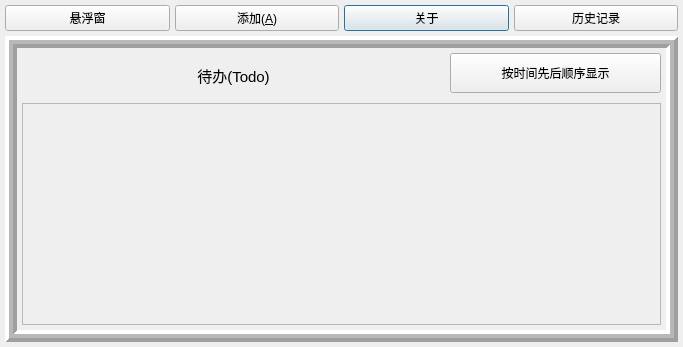
<?xml version="1.0" encoding="UTF-8"?>
<ui version="4.0">
 <class>Dialog</class>
 <widget class="QDialog" name="Dialog">
  <property name="geometry">
   <rect>
    <x>0</x>
    <y>0</y>
    <width>683</width>
    <height>347</height>
   </rect>
  </property>
  <property name="maximumSize">
   <size>
    <width>2080</width>
    <height>980</height>
   </size>
  </property>
  <property name="windowTitle">
   <string>主界面</string>
  </property>
  <layout class="QGridLayout" name="gridLayout_2">
   <property name="leftMargin">
    <number>5</number>
   </property>
   <property name="topMargin">
    <number>5</number>
   </property>
   <property name="rightMargin">
    <number>5</number>
   </property>
   <property name="bottomMargin">
    <number>5</number>
   </property>
   <property name="spacing">
    <number>5</number>
   </property>
   <item row="0" column="2">
    <widget class="QPushButton" name="pushButton_2">
     <property name="text">
      <string>关于</string>
     </property>
    </widget>
   </item>
   <item row="0" column="3">
    <widget class="QPushButton" name="pushButton_4">
     <property name="text">
      <string>历史记录</string>
     </property>
    </widget>
   </item>
   <item row="1" column="0" colspan="4">
    <widget class="QFrame" name="frame">
     <property name="frameShape">
      <enum>QFrame::Box</enum>
     </property>
     <property name="frameShadow">
      <enum>QFrame::Raised</enum>
     </property>
     <property name="lineWidth">
      <number>4</number>
     </property>
     <property name="midLineWidth">
      <number>4</number>
     </property>
     <layout class="QGridLayout" name="gridLayout_3" rowstretch="0,0,0,0,0,0,0,0,0" columnstretch="2,1">
      <property name="leftMargin">
       <number>5</number>
      </property>
      <property name="topMargin">
       <number>5</number>
      </property>
      <property name="rightMargin">
       <number>5</number>
      </property>
      <property name="bottomMargin">
       <number>5</number>
      </property>
      <property name="spacing">
       <number>5</number>
      </property>
      <item row="6" column="0">
       <widget class="QLabel" name="label_3">
        <property name="minimumSize">
         <size>
          <width>0</width>
          <height>25</height>
         </size>
        </property>
        <property name="maximumSize">
         <size>
          <width>16777215</width>
          <height>20</height>
         </size>
        </property>
        <property name="font">
         <font>
          <pointsize>11</pointsize>
         </font>
        </property>
        <property name="text">
         <string>待办(Todo)</string>
        </property>
        <property name="alignment">
         <set>Qt::AlignCenter</set>
        </property>
       </widget>
      </item>
      <item row="8" column="0" colspan="2">
       <widget class="QScrollArea" name="frame_2">
        <property name="minimumSize">
         <size>
          <width>0</width>
          <height>80</height>
         </size>
        </property>
        <property name="maximumSize">
         <size>
          <width>1080</width>
          <height>1080</height>
         </size>
        </property>
        <property name="widgetResizable">
         <bool>true</bool>
        </property>
        <widget class="QWidget" name="scrollAreaWidgetContents">
         <property name="geometry">
          <rect>
           <x>0</x>
           <y>0</y>
           <width>637</width>
           <height>207</height>
          </rect>
         </property>
        </widget>
       </widget>
      </item>
      <item row="7" column="0" colspan="2">
       <spacer name="verticalSpacer">
        <property name="orientation">
         <enum>Qt::Vertical</enum>
        </property>
        <property name="sizeType">
         <enum>QSizePolicy::Fixed</enum>
        </property>
        <property name="sizeHint" stdset="0">
         <size>
          <width>20</width>
          <height>5</height>
         </size>
        </property>
       </spacer>
      </item>
      <item row="6" column="1">
       <widget class="QPushButton" name="pushButton_5">
        <property name="sizePolicy">
         <sizepolicy hsizetype="Preferred" vsizetype="Fixed">
          <horstretch>0</horstretch>
          <verstretch>0</verstretch>
         </sizepolicy>
        </property>
        <property name="minimumSize">
         <size>
          <width>20</width>
          <height>40</height>
         </size>
        </property>
        <property name="text">
         <string>按时间先后顺序显示</string>
        </property>
        <property name="checkable">
         <bool>true</bool>
        </property>
       </widget>
      </item>
     </layout>
    </widget>
   </item>
   <item row="0" column="1">
    <widget class="QPushButton" name="pushButton">
     <property name="text">
      <string>添加(&amp;A)</string>
     </property>
    </widget>
   </item>
   <item row="0" column="0">
    <widget class="QPushButton" name="toSusbendBtn">
     <property name="text">
      <string>悬浮窗</string>
     </property>
    </widget>
   </item>
  </layout>
 </widget>
 <resources/>
 <connections/>
</ui>
